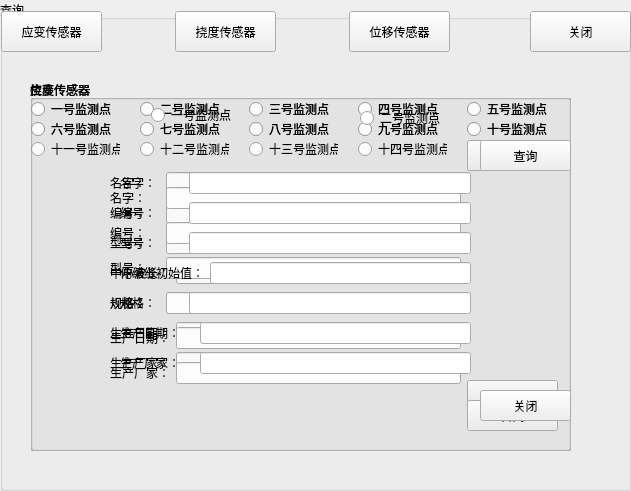
  <widget class="QGroupBox" name="groupBox_9">
   <property name="geometry">
    <rect>
     <x>110</x>
     <y>190</y>
     <width>631</width>
     <height>491</height>
    </rect>
   </property>
   <property name="title">
    <string>查询</string>
   </property>
   <widget class="QPushButton" name="pushButton_29">
    <property name="geometry">
     <rect>
      <x>1</x>
      <y>11</y>
      <width>101</width>
      <height>41</height>
     </rect>
    </property>
    <property name="text">
     <string>应变传感器</string>
    </property>
   </widget>
   <widget class="QPushButton" name="pushButton_30">
    <property name="geometry">
     <rect>
      <x>175</x>
      <y>11</y>
      <width>101</width>
      <height>41</height>
     </rect>
    </property>
    <property name="text">
     <string>挠度传感器</string>
    </property>
   </widget>
   <widget class="QPushButton" name="pushButton_31">
    <property name="geometry">
     <rect>
      <x>349</x>
      <y>11</y>
      <width>101</width>
      <height>41</height>
     </rect>
    </property>
    <property name="text">
     <string>位移传感器</string>
    </property>
   </widget>
   <widget class="QPushButton" name="pushButton_32">
    <property name="geometry">
     <rect>
      <x>530</x>
      <y>11</y>
      <width>101</width>
      <height>41</height>
     </rect>
    </property>
    <property name="text">
     <string>关闭</string>
    </property>
   </widget>
   <widget class="QGroupBox" name="groupBoxYB">
    <property name="geometry">
     <rect>
      <x>30</x>
      <y>80</y>
      <width>541</width>
      <height>371</height>
     </rect>
    </property>
    <property name="title">
     <string>应变传感器</string>
    </property>
    <widget class="QRadioButton" name="YB1radioButton">
     <property name="geometry">
      <rect>
       <x>1</x>
       <y>21</y>
       <width>89</width>
       <height>16</height>
      </rect>
     </property>
     <property name="text">
      <string>一号监测点</string>
     </property>
    </widget>
    <widget class="QRadioButton" name="YB2radioButton">
     <property name="geometry">
      <rect>
       <x>110</x>
       <y>21</y>
       <width>89</width>
       <height>16</height>
      </rect>
     </property>
     <property name="text">
      <string>二号监测点</string>
     </property>
    </widget>
    <widget class="QRadioButton" name="YB3radioButton">
     <property name="geometry">
      <rect>
       <x>219</x>
       <y>21</y>
       <width>89</width>
       <height>16</height>
      </rect>
     </property>
     <property name="text">
      <string>三号监测点</string>
     </property>
    </widget>
    <widget class="QRadioButton" name="YB4radioButton">
     <property name="geometry">
      <rect>
       <x>328</x>
       <y>21</y>
       <width>89</width>
       <height>16</height>
      </rect>
     </property>
     <property name="text">
      <string>四号监测点</string>
     </property>
    </widget>
    <widget class="QRadioButton" name="YB5radioButton">
     <property name="geometry">
      <rect>
       <x>437</x>
       <y>21</y>
       <width>89</width>
       <height>16</height>
      </rect>
     </property>
     <property name="text">
      <string>五号监测点</string>
     </property>
    </widget>
    <widget class="QRadioButton" name="YB6radioButton">
     <property name="geometry">
      <rect>
       <x>1</x>
       <y>41</y>
       <width>89</width>
       <height>16</height>
      </rect>
     </property>
     <property name="text">
      <string>六号监测点</string>
     </property>
    </widget>
    <widget class="QRadioButton" name="YB8radioButton">
     <property name="geometry">
      <rect>
       <x>219</x>
       <y>41</y>
       <width>89</width>
       <height>16</height>
      </rect>
     </property>
     <property name="text">
      <string>八号监测点</string>
     </property>
    </widget>
    <widget class="QRadioButton" name="YB9radioButton">
     <property name="geometry">
      <rect>
       <x>328</x>
       <y>41</y>
       <width>89</width>
       <height>16</height>
      </rect>
     </property>
     <property name="text">
      <string>九号监测点</string>
     </property>
    </widget>
    <widget class="QRadioButton" name="YB10radioButton">
     <property name="geometry">
      <rect>
       <x>437</x>
       <y>41</y>
       <width>89</width>
       <height>16</height>
      </rect>
     </property>
     <property name="text">
      <string>十号监测点</string>
     </property>
    </widget>
    <widget class="QRadioButton" name="YB7radioButton">
     <property name="geometry">
      <rect>
       <x>110</x>
       <y>41</y>
       <width>89</width>
       <height>16</height>
      </rect>
     </property>
     <property name="text">
      <string>七号监测点</string>
     </property>
    </widget>
    <widget class="QPushButton" name="YB1pushButton">
     <property name="geometry">
      <rect>
       <x>437</x>
       <y>60</y>
       <width>91</width>
       <height>31</height>
      </rect>
     </property>
     <property name="text">
      <string>查询</string>
     </property>
    </widget>
    <widget class="QPushButton" name="YB2pushButton">
     <property name="geometry">
      <rect>
       <x>437</x>
       <y>300</y>
       <width>91</width>
       <height>31</height>
      </rect>
     </property>
     <property name="text">
      <string>关闭</string>
     </property>
    </widget>
    <widget class="QWidget" name="layoutWidget">
     <property name="geometry">
      <rect>
       <x>80</x>
       <y>90</y>
       <width>351</width>
       <height>213</height>
      </rect>
     </property>
     <layout class="QVBoxLayout" name="verticalLayout_3">
      <item>
       <layout class="QHBoxLayout" name="horizontalLayout_9">
        <item>
         <widget class="QLabel" name="label_18">
          <property name="text">
           <string>名字：    </string>
          </property>
         </widget>
        </item>
        <item>
         <widget class="QLineEdit" name="YB1lineEdit">
          <property name="styleSheet">
           <string notr="true">font: 87 11pt &quot;Arial&quot;;</string>
          </property>
         </widget>
        </item>
       </layout>
      </item>
      <item>
       <layout class="QHBoxLayout" name="horizontalLayout_10">
        <item>
         <widget class="QLabel" name="label_19">
          <property name="text">
           <string>编号：    </string>
          </property>
         </widget>
        </item>
        <item>
         <widget class="QLineEdit" name="YB2lineEdit">
          <property name="styleSheet">
           <string notr="true">font: 87 11pt &quot;Arial&quot;;</string>
          </property>
         </widget>
        </item>
       </layout>
      </item>
      <item>
       <layout class="QHBoxLayout" name="horizontalLayout_11">
        <item>
         <widget class="QLabel" name="label_20">
          <property name="text">
           <string>型号：    </string>
          </property>
         </widget>
        </item>
        <item>
         <widget class="QLineEdit" name="YB3lineEdit">
          <property name="styleSheet">
           <string notr="true">font: 87 11pt &quot;Arial&quot;;</string>
          </property>
         </widget>
        </item>
       </layout>
      </item>
      <item>
       <layout class="QHBoxLayout" name="horizontalLayout_12">
        <item>
         <widget class="QLabel" name="label_21">
          <property name="text">
           <string>中心波长：</string>
          </property>
         </widget>
        </item>
        <item>
         <widget class="QLineEdit" name="YB4lineEdit">
          <property name="styleSheet">
           <string notr="true">font: 87 11pt &quot;Arial&quot;;</string>
          </property>
         </widget>
        </item>
       </layout>
      </item>
      <item>
       <layout class="QHBoxLayout" name="horizontalLayout_13">
        <item>
         <widget class="QLabel" name="label_22">
          <property name="text">
           <string>规格：    </string>
          </property>
         </widget>
        </item>
        <item>
         <widget class="QLineEdit" name="YB5lineEdit">
          <property name="styleSheet">
           <string notr="true">font: 87 11pt &quot;Arial&quot;;</string>
          </property>
         </widget>
        </item>
       </layout>
      </item>
      <item>
       <layout class="QHBoxLayout" name="horizontalLayout_14">
        <item>
         <widget class="QLabel" name="label_23">
          <property name="text">
           <string>生产日期：</string>
          </property>
         </widget>
        </item>
        <item>
         <widget class="QLineEdit" name="YB6lineEdit">
          <property name="styleSheet">
           <string notr="true">font: 87 11pt &quot;Arial&quot;;</string>
          </property>
         </widget>
        </item>
       </layout>
      </item>
      <item>
       <layout class="QHBoxLayout" name="horizontalLayout_15">
        <item>
         <widget class="QLabel" name="label_27">
          <property name="text">
           <string>生产厂家：</string>
          </property>
         </widget>
        </item>
        <item>
         <widget class="QLineEdit" name="YB7lineEdit">
          <property name="styleSheet">
           <string notr="true">font: 87 11pt &quot;Arial&quot;;</string>
          </property>
         </widget>
        </item>
       </layout>
      </item>
     </layout>
    </widget>
   </widget>
   <widget class="QGroupBox" name="groupBoxND">
    <property name="geometry">
     <rect>
      <x>30</x>
      <y>80</y>
      <width>541</width>
      <height>371</height>
     </rect>
    </property>
    <property name="title">
     <string>挠度传感器</string>
    </property>
    <widget class="QRadioButton" name="nD1radioButton">
     <property name="geometry">
      <rect>
       <x>1</x>
       <y>21</y>
       <width>89</width>
       <height>16</height>
      </rect>
     </property>
     <property name="text">
      <string>一号监测点</string>
     </property>
    </widget>
    <widget class="QRadioButton" name="nD2radioButton">
     <property name="geometry">
      <rect>
       <x>110</x>
       <y>21</y>
       <width>89</width>
       <height>16</height>
      </rect>
     </property>
     <property name="text">
      <string>二号监测点</string>
     </property>
    </widget>
    <widget class="QRadioButton" name="nD4radioButton">
     <property name="geometry">
      <rect>
       <x>328</x>
       <y>21</y>
       <width>89</width>
       <height>16</height>
      </rect>
     </property>
     <property name="text">
      <string>四号监测点</string>
     </property>
    </widget>
    <widget class="QRadioButton" name="nD3radioButton">
     <property name="geometry">
      <rect>
       <x>219</x>
       <y>21</y>
       <width>89</width>
       <height>16</height>
      </rect>
     </property>
     <property name="text">
      <string>三号监测点</string>
     </property>
    </widget>
    <widget class="QRadioButton" name="nD5radioButton">
     <property name="geometry">
      <rect>
       <x>437</x>
       <y>21</y>
       <width>89</width>
       <height>16</height>
      </rect>
     </property>
     <property name="text">
      <string>五号监测点</string>
     </property>
    </widget>
    <widget class="QRadioButton" name="nD9radioButton">
     <property name="geometry">
      <rect>
       <x>328</x>
       <y>41</y>
       <width>89</width>
       <height>16</height>
      </rect>
     </property>
     <property name="text">
      <string>九号监测点</string>
     </property>
    </widget>
    <widget class="QRadioButton" name="nD10radioButton">
     <property name="geometry">
      <rect>
       <x>437</x>
       <y>41</y>
       <width>89</width>
       <height>16</height>
      </rect>
     </property>
     <property name="text">
      <string>十号监测点</string>
     </property>
    </widget>
    <widget class="QRadioButton" name="nD6radioButton">
     <property name="geometry">
      <rect>
       <x>1</x>
       <y>41</y>
       <width>89</width>
       <height>16</height>
      </rect>
     </property>
     <property name="text">
      <string>六号监测点</string>
     </property>
    </widget>
    <widget class="QRadioButton" name="nD7radioButton">
     <property name="geometry">
      <rect>
       <x>110</x>
       <y>41</y>
       <width>89</width>
       <height>16</height>
      </rect>
     </property>
     <property name="text">
      <string>七号监测点</string>
     </property>
    </widget>
    <widget class="QRadioButton" name="nD8radioButton">
     <property name="geometry">
      <rect>
       <x>219</x>
       <y>41</y>
       <width>89</width>
       <height>16</height>
      </rect>
     </property>
     <property name="text">
      <string>八号监测点</string>
     </property>
    </widget>
    <widget class="QRadioButton" name="nD13radioButton">
     <property name="geometry">
      <rect>
       <x>219</x>
       <y>61</y>
       <width>89</width>
       <height>16</height>
      </rect>
     </property>
     <property name="text">
      <string>十三号监测点</string>
     </property>
    </widget>
    <widget class="QRadioButton" name="nD14radioButton">
     <property name="geometry">
      <rect>
       <x>328</x>
       <y>61</y>
       <width>89</width>
       <height>16</height>
      </rect>
     </property>
     <property name="text">
      <string>十四号监测点</string>
     </property>
    </widget>
    <widget class="QRadioButton" name="nD11radioButton">
     <property name="geometry">
      <rect>
       <x>1</x>
       <y>61</y>
       <width>89</width>
       <height>16</height>
      </rect>
     </property>
     <property name="text">
      <string>十一号监测点</string>
     </property>
    </widget>
    <widget class="QRadioButton" name="nD12radioButton">
     <property name="geometry">
      <rect>
       <x>110</x>
       <y>61</y>
       <width>89</width>
       <height>16</height>
      </rect>
     </property>
     <property name="text">
      <string>十二号监测点</string>
     </property>
    </widget>
    <widget class="QPushButton" name="nD1pushButton">
     <property name="geometry">
      <rect>
       <x>437</x>
       <y>60</y>
       <width>91</width>
       <height>31</height>
      </rect>
     </property>
     <property name="text">
      <string>查询</string>
     </property>
    </widget>
    <widget class="QWidget" name="layoutWidget_2">
     <property name="geometry">
      <rect>
       <x>80</x>
       <y>100</y>
       <width>351</width>
       <height>213</height>
      </rect>
     </property>
     <layout class="QVBoxLayout" name="verticalLayout_4">
      <item>
       <layout class="QHBoxLayout" name="horizontalLayout_16">
        <item>
         <widget class="QLabel" name="label_28">
          <property name="text">
           <string>名字：    </string>
          </property>
         </widget>
        </item>
        <item>
         <widget class="QLineEdit" name="nD1lineEdit">
          <property name="styleSheet">
           <string notr="true">font: 87 11pt &quot;Arial&quot;;</string>
          </property>
         </widget>
        </item>
       </layout>
      </item>
      <item>
       <layout class="QHBoxLayout" name="horizontalLayout_17">
        <item>
         <widget class="QLabel" name="label_29">
          <property name="text">
           <string>编号：    </string>
          </property>
         </widget>
        </item>
        <item>
         <widget class="QLineEdit" name="nD2lineEdit">
          <property name="styleSheet">
           <string notr="true">font: 87 11pt &quot;Arial&quot;;</string>
          </property>
         </widget>
        </item>
       </layout>
      </item>
      <item>
       <layout class="QHBoxLayout" name="horizontalLayout_18">
        <item>
         <widget class="QLabel" name="label_30">
          <property name="text">
           <string>型号：    </string>
          </property>
         </widget>
        </item>
        <item>
         <widget class="QLineEdit" name="nD3lineEdit">
          <property name="styleSheet">
           <string notr="true">font: 87 11pt &quot;Arial&quot;;</string>
          </property>
         </widget>
        </item>
       </layout>
      </item>
      <item>
       <layout class="QHBoxLayout" name="horizontalLayout_20">
        <item>
         <widget class="QLabel" name="label_32">
          <property name="text">
           <string>规格：    </string>
          </property>
         </widget>
        </item>
        <item>
         <widget class="QLineEdit" name="nD4lineEdit">
          <property name="styleSheet">
           <string notr="true">font: 87 11pt &quot;Arial&quot;;</string>
          </property>
         </widget>
        </item>
       </layout>
      </item>
      <item>
       <layout class="QHBoxLayout" name="horizontalLayout_21">
        <item>
         <widget class="QLabel" name="label_33">
          <property name="text">
           <string>生产日期：</string>
          </property>
         </widget>
        </item>
        <item>
         <widget class="QLineEdit" name="nD5lineEdit">
          <property name="styleSheet">
           <string notr="true">font: 87 11pt &quot;Arial&quot;;</string>
          </property>
         </widget>
        </item>
       </layout>
      </item>
      <item>
       <layout class="QHBoxLayout" name="horizontalLayout_22">
        <item>
         <widget class="QLabel" name="label_34">
          <property name="text">
           <string>生产厂家：</string>
          </property>
         </widget>
        </item>
        <item>
         <widget class="QLineEdit" name="nD6lineEdit">
          <property name="styleSheet">
           <string notr="true">font: 87 11pt &quot;Arial&quot;;</string>
          </property>
         </widget>
        </item>
       </layout>
      </item>
     </layout>
    </widget>
    <widget class="QPushButton" name="nD2pushButton">
     <property name="geometry">
      <rect>
       <x>437</x>
       <y>320</y>
       <width>91</width>
       <height>31</height>
      </rect>
     </property>
     <property name="text">
      <string>关闭</string>
     </property>
    </widget>
   </widget>
   <widget class="QGroupBox" name="groupBoxWY">
    <property name="geometry">
     <rect>
      <x>30</x>
      <y>80</y>
      <width>541</width>
      <height>371</height>
     </rect>
    </property>
    <property name="title">
     <string>位移传感器</string>
    </property>
    <widget class="QRadioButton" name="wy1radioButton">
     <property name="geometry">
      <rect>
       <x>121</x>
       <y>27</y>
       <width>89</width>
       <height>16</height>
      </rect>
     </property>
     <property name="text">
      <string>一号监测点</string>
     </property>
    </widget>
    <widget class="QRadioButton" name="wy2radioButton">
     <property name="geometry">
      <rect>
       <x>330</x>
       <y>30</y>
       <width>89</width>
       <height>16</height>
      </rect>
     </property>
     <property name="text">
      <string>二号监测点</string>
     </property>
    </widget>
    <widget class="QPushButton" name="wy1pushButton">
     <property name="geometry">
      <rect>
       <x>450</x>
       <y>60</y>
       <width>91</width>
       <height>31</height>
      </rect>
     </property>
     <property name="text">
      <string>查询</string>
     </property>
    </widget>
    <widget class="QWidget" name="layoutWidget_3">
     <property name="geometry">
      <rect>
       <x>90</x>
       <y>90</y>
       <width>351</width>
       <height>213</height>
      </rect>
     </property>
     <layout class="QVBoxLayout" name="verticalLayout_5">
      <item>
       <layout class="QHBoxLayout" name="horizontalLayout_19">
        <item>
         <widget class="QLabel" name="label_31">
          <property name="text">
           <string>名字：        </string>
          </property>
         </widget>
        </item>
        <item>
         <widget class="QLineEdit" name="wy1lineEdit">
          <property name="styleSheet">
           <string notr="true">font: 87 11pt &quot;Arial&quot;;</string>
          </property>
         </widget>
        </item>
       </layout>
      </item>
      <item>
       <layout class="QHBoxLayout" name="horizontalLayout_23">
        <item>
         <widget class="QLabel" name="label_35">
          <property name="text">
           <string>编号：        </string>
          </property>
         </widget>
        </item>
        <item>
         <widget class="QLineEdit" name="wy2lineEdit">
          <property name="styleSheet">
           <string notr="true">font: 87 11pt &quot;Arial&quot;;</string>
          </property>
         </widget>
        </item>
       </layout>
      </item>
      <item>
       <layout class="QHBoxLayout" name="horizontalLayout_24">
        <item>
         <widget class="QLabel" name="label_36">
          <property name="text">
           <string>型号：        </string>
          </property>
         </widget>
        </item>
        <item>
         <widget class="QLineEdit" name="wy3lineEdit">
          <property name="styleSheet">
           <string notr="true">font: 87 11pt &quot;Arial&quot;;</string>
          </property>
         </widget>
        </item>
       </layout>
      </item>
      <item>
       <layout class="QHBoxLayout" name="horizontalLayout_25">
        <item>
         <widget class="QLabel" name="label_37">
          <property name="text">
           <string>伸缩缝初始值：</string>
          </property>
         </widget>
        </item>
        <item>
         <widget class="QLineEdit" name="wy4lineEdit">
          <property name="styleSheet">
           <string notr="true">font: 87 11pt &quot;Arial&quot;;</string>
          </property>
         </widget>
        </item>
       </layout>
      </item>
      <item>
       <layout class="QHBoxLayout" name="horizontalLayout_26">
        <item>
         <widget class="QLabel" name="label_38">
          <property name="text">
           <string>规格：        </string>
          </property>
         </widget>
        </item>
        <item>
         <widget class="QLineEdit" name="wy5lineEdit">
          <property name="styleSheet">
           <string notr="true">font: 87 11pt &quot;Arial&quot;;</string>
          </property>
         </widget>
        </item>
       </layout>
      </item>
      <item>
       <layout class="QHBoxLayout" name="horizontalLayout_27">
        <item>
         <widget class="QLabel" name="label_39">
          <property name="text">
           <string>生产日期：    </string>
          </property>
         </widget>
        </item>
        <item>
         <widget class="QLineEdit" name="wy6lineEdit">
          <property name="styleSheet">
           <string notr="true">font: 87 11pt &quot;Arial&quot;;</string>
          </property>
         </widget>
        </item>
       </layout>
      </item>
      <item>
       <layout class="QHBoxLayout" name="horizontalLayout_28">
        <item>
         <widget class="QLabel" name="label_40">
          <property name="text">
           <string>生产厂家：    </string>
          </property>
         </widget>
        </item>
        <item>
         <widget class="QLineEdit" name="wy7lineEdit">
          <property name="styleSheet">
           <string notr="true">font: 87 11pt &quot;Arial&quot;;</string>
          </property>
         </widget>
        </item>
       </layout>
      </item>
     </layout>
    </widget>
    <widget class="QPushButton" name="wy2pushButton">
     <property name="geometry">
      <rect>
       <x>450</x>
       <y>310</y>
       <width>91</width>
       <height>31</height>
      </rect>
     </property>
     <property name="text">
      <string>关闭</string>
     </property>
    </widget>
   </widget>
  </widget>
